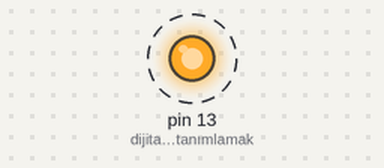
Bench run of a sketch on a simulated Arduino Uno, built with avr-gcc and run on an emulated ATmega328P. On the bench: output pins drawn as LEDs (lit = HIGH). Dashed ring = blinking. What the sketch prints to the serial monitor is not drawn.

Above: at 0.5 s.
Timing chart, 0 to 4.6 s (numbered marks = the images above):
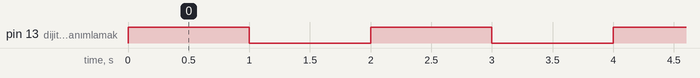

Measured:
- by itself, pin 13 (dijital_pini_tanımlamak): alternates HIGH for 1.0 s and LOW for 1.0 s

The sketch:

led_yakmak.ino
```cpp
// setup fonksiyonunu başlat
void setup()
{
  Serial.begin(9600); // 9600 Baud oranında Serial Monitörü başlat

  pinMode(13, OUTPUT); // dijital pini tanımlamak
}

// loop fonksiyonunu başlat
void loop()
{
  digitalWrite(13, HIGH); // 13 pinine güç ver
  delay(1000); // 1000 milisaniye bekle

  digitalWrite(13, LOW); // 13 pininden gücü kes
  delay(1000); // 1000 milisaniye bekle

  Serial.println("Hello World"); // Serial Monitöre karakter dizisini yazdır
}
```
